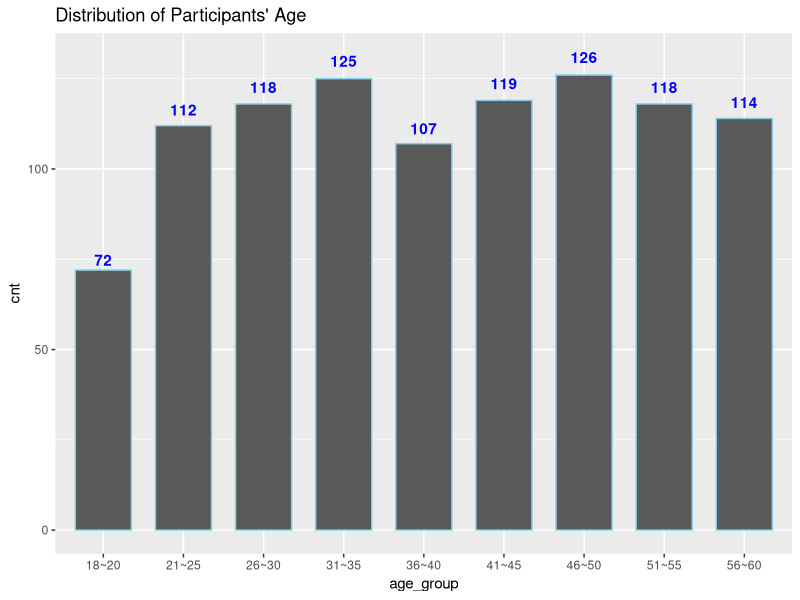
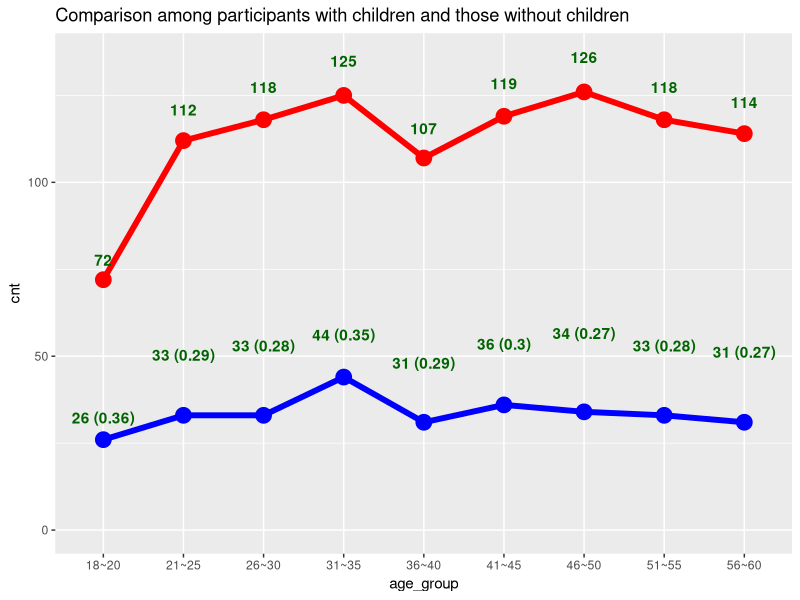
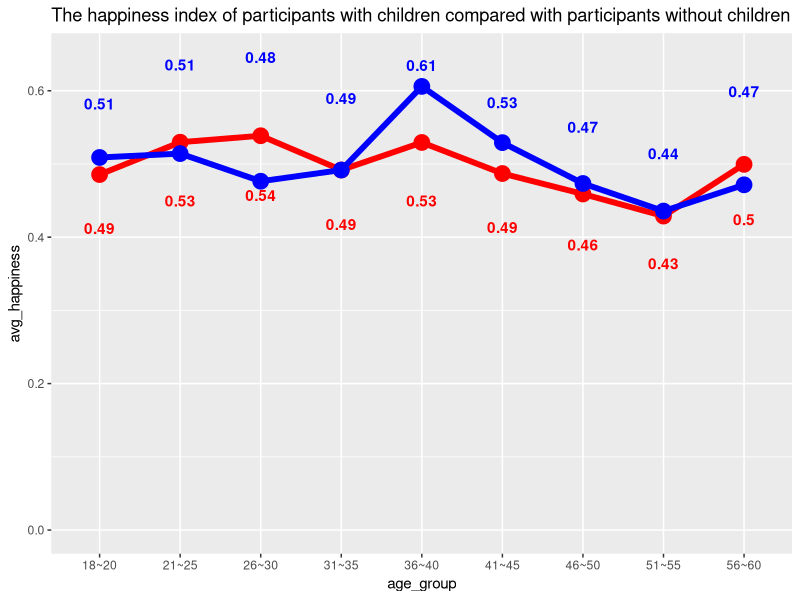
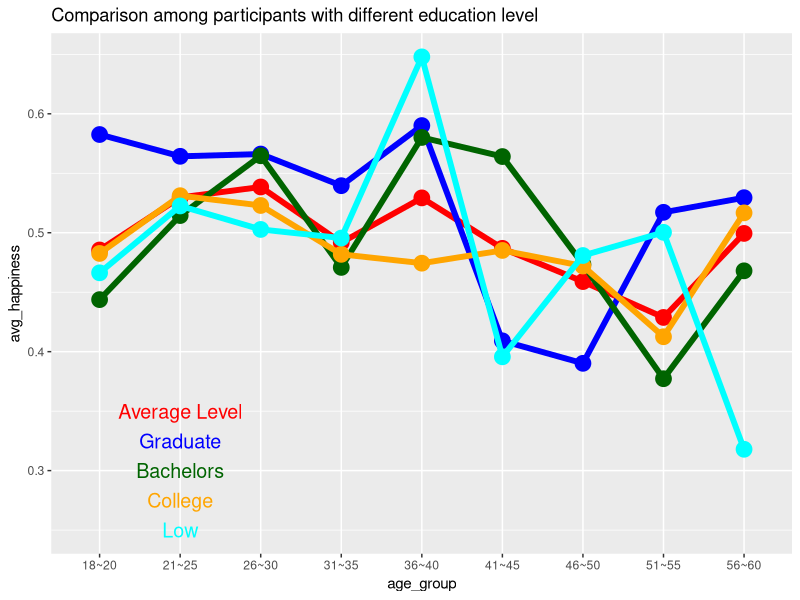
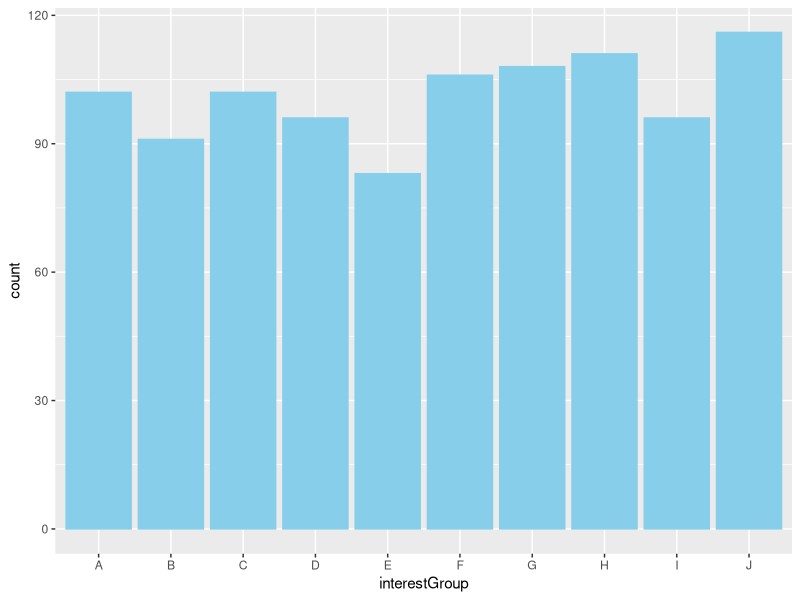
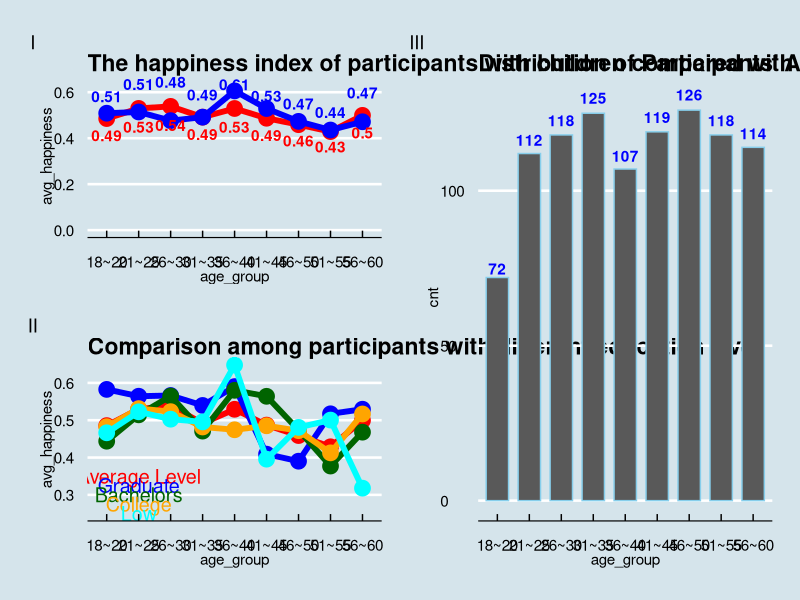

Recreate these plots in R, in order.
## ---- chunk 1
knitr::opts_chunk$set(echo = FALSE)
## ---- chunk 2
packages <- c('tidyverse', 'patchwork', 'ggthemes')

for(p in packages){
  if(!require(p, character.only = T)){
    install.packages(p)
  }
  library(p, character.only = T)
}

## ---- chunk 3
data <- read_csv("data/Participants.csv")
# Showing the structure of the dataset
str(data)
## ---- chunk 4
# Minimum participant's age
youngest <- min(data["age"])
y <- paste0("The youngest participant is ", youngest, " years old.")
y

# Maximum participant's age
oldest <- max(data["age"])
o <- paste0("The oldest participant is ", oldest, " years old.")
o
## ---- chunk 5
# Smallest participant's family size
smallest <- min(data["householdSize"])
s <- paste0("The smallest participant's family size is ", smallest, " .")
s

# Largest participant's family size
largest <- max(data["householdSize"])
l <- paste0("The largest participant's family size is ", largest, " .")
l
## ---- chunk 6
# Participants' education levels
education_levels <- unique(data["educationLevel"])
education_levels
## ---- chunk 7
# Participants' interest groups
interest_groups <- unique(data["interestGroup"])
interest_groups
## ---- chunk 8
## Allocate the age group
# The number of participants whose age is between 18 ~ 20
c18_20 <- sum(data$age >= 18 & data$age <= 20)
# The number of participants whose age is between 21 ~ 25
c21_25 <- sum(data$age >= 21 & data$age <= 25)
# The number of participants whose age is between 26 ~ 30
c26_30 <- sum(data$age >= 26 & data$age <= 30)
# The number of participants whose age is between 31 ~ 35
c31_35 <- sum(data$age >= 31 & data$age <= 35)
# The number of participants whose age is between 36 ~ 40
c36_40 <- sum(data$age >= 36 & data$age <= 40)
# The number of participants whose age is between 41 ~ 45
c41_45 <- sum(data$age >= 41 & data$age <= 45)
# The number of participants whose age is between 46 ~ 50
c46_50 <- sum(data$age >= 46 & data$age <= 50)
# The number of participants whose age is between 51 ~ 55
c51_55 <- sum(data$age >= 51 & data$age <= 55)
# The number of participants whose age is between 56 ~ 60
c56_60 <- sum(data$age >= 56 & data$age <= 60)

## Calculate the average happiness index of each age group
# The average happiness index of participants whose age is between 18 ~ 20
h18_20 <- sum(data[data$age >= 18 & data$age <= 20,]['joviality'])/c18_20
# The average happiness index of participants whose age is between 21 ~ 25
h21_25 <- sum(data[data$age >= 21 & data$age <= 25,]['joviality'])/c21_25
# The average happiness index of participants whose age is between 26 ~ 30
h26_30 <- sum(data[data$age >= 26 & data$age <= 30,]['joviality'])/c26_30
# The average happiness index of participants whose age is between 31 ~ 35
h31_35 <- sum(data[data$age >= 31 & data$age <= 35,]['joviality'])/c31_35
# The average happiness index of participants whose age is between 36 ~ 40
h36_40 <- sum(data[data$age >= 36 & data$age <= 40,]['joviality'])/c36_40
# The average happiness index of participants whose age is between 41 ~ 45
h41_45 <- sum(data[data$age >= 41 & data$age <= 45,]['joviality'])/c41_45
# The average happiness index of participants whose age is between 46 ~ 50
h46_50 <- sum(data[data$age >= 46 & data$age <= 50,]['joviality'])/c46_50
# The average happiness index of participants whose age is between 51 ~ 55
h51_55 <- sum(data[data$age >= 51 & data$age <= 55,]['joviality'])/c51_55
# The average happiness index of participants whose age is between 56 ~ 60
h56_60 <- sum(data[data$age >= 56 & data$age <= 60,]['joviality'])/c56_60

## Calculate the total number of participants who have children
# The number of participants whose age is between 18 ~ 20 and has child
child18_20 <- sum(data$age >= 18 & data$age <= 20 & data$haveKids == 'TRUE')
# The number of participants whose age is between 21 ~ 25 and has child
child21_25 <- sum(data$age >= 21 & data$age <= 25 & data$haveKids == 'TRUE')
# The number of participants whose age is between 26 ~ 30 and has child
child26_30 <- sum(data$age >= 26 & data$age <= 30 & data$haveKids == 'TRUE')
# The number of participants whose age is between 31 ~ 35 and has child
child31_35 <- sum(data$age >= 31 & data$age <= 35 & data$haveKids == 'TRUE')
# The number of participants whose age is between 36 ~ 40 and has child
child36_40 <- sum(data$age >= 36 & data$age <= 40 & data$haveKids == 'TRUE')
# The number of participants whose age is between 41 ~ 45 and has child
child41_45 <- sum(data$age >= 41 & data$age <= 45 & data$haveKids == 'TRUE')
# The number of participants whose age is between 46 ~ 50 and has child
child46_50 <- sum(data$age >= 46 & data$age <= 50 & data$haveKids == 'TRUE')
# The number of participants whose age is between 51 ~ 55 and has child
child51_55 <- sum(data$age >= 51 & data$age <= 55 & data$haveKids == 'TRUE')
# The number of participants whose age is between 56 ~ 60 and has child
child56_60 <- sum(data$age >= 56 & data$age <= 60 & data$haveKids == 'TRUE')

## Calculate the average happiness index with children of each age group 
# The average happiness index of participants who have kids and whose age is between 18 ~ 20
hk18_20 <- sum(data[data$age >= 18 & data$age <= 20 & data$haveKids == 'TRUE',]['joviality'])/child18_20
# The average happiness index of participants who have kids whose age is between 21 ~ 25
hk21_25 <- sum(data[data$age >= 21 & data$age <= 25 & data$haveKids == 'TRUE',]['joviality'])/child21_25
# The average happiness index of participants who have kids and whose age is between 26 ~ 30
hk26_30 <- sum(data[data$age >= 26 & data$age <= 30 & data$haveKids == 'TRUE',]['joviality'])/child26_30
# The average happiness index of participants who have kids and whose age is between 31 ~ 35
hk31_35 <- sum(data[data$age >= 31 & data$age <= 35 & data$haveKids == 'TRUE',]['joviality'])/child31_35
# The average happiness index of participants who have kids and whose age is between 36 ~ 40
hk36_40 <- sum(data[data$age >= 36 & data$age <= 40 & data$haveKids == 'TRUE',]['joviality'])/child36_40
# The average happiness index of participants who have kids and whose age is between 41 ~ 45
hk41_45 <- sum(data[data$age >= 41 & data$age <= 45 & data$haveKids == 'TRUE',]['joviality'])/child41_45
# The average happiness index of participants who have kids and whose age is between 46 ~ 50
hk46_50 <- sum(data[data$age >= 46 & data$age <= 50 & data$haveKids == 'TRUE',]['joviality'])/child46_50
# The average happiness index of participants who have kids and whose age is between 51 ~ 55
hk51_55 <- sum(data[data$age >= 51 & data$age <= 55 & data$haveKids == 'TRUE',]['joviality'])/child51_55
# The average happiness index of participants who have kids and whose age is between 56 ~ 60
hk56_60 <- sum(data[data$age >= 56 & data$age <= 60 & data$haveKids == 'TRUE',]['joviality'])/child56_60

## Calculate the average happiness index with "HighSchoolOrCollege" education level of each age group 
# The average happiness index of participants who have high school or college education level and whose age is between 18 ~ 20
e1_18_20 <- sum(data[data$age >= 18 & data$age <= 20 & data$educationLevel == 'HighSchoolOrCollege',]['joviality'])/count(data[data$age >= 18 & data$age <= 20 & data$educationLevel == 'HighSchoolOrCollege',])
# The average happiness index of participants who have high school or college education level and whose age is between 21 ~ 25
e1_21_25 <- sum(data[data$age >= 21 & data$age <= 25 & data$educationLevel == 'HighSchoolOrCollege',]['joviality'])/count(data[data$age >= 21 & data$age <= 25 & data$educationLevel == 'HighSchoolOrCollege',])
# The average happiness index of participants who have high school or college education level and and whose age is between 26 ~ 30
e1_26_30 <- sum(data[data$age >= 26 & data$age <= 30 & data$educationLevel == 'HighSchoolOrCollege',]['joviality'])/count(data[data$age >= 26 & data$age <= 30 & data$educationLevel == 'HighSchoolOrCollege',])
# The average happiness index of participants who have high school or college education level and and whose age is between 31 ~ 35
e1_31_35 <- sum(data[data$age >= 31 & data$age <= 35 & data$educationLevel == 'HighSchoolOrCollege',]['joviality'])/count(data[data$age >= 31 & data$age <= 35 & data$educationLevel == 'HighSchoolOrCollege',])
# The average happiness index of participants who have high school or college education level and and whose age is between 36 ~ 40
e1_36_40 <- sum(data[data$age >= 36 & data$age <= 40 & data$educationLevel == 'HighSchoolOrCollege',]['joviality'])/count(data[data$age >= 36 & data$age <= 40 & data$educationLevel == 'HighSchoolOrCollege',])
# The average happiness index of participants who have high school or college education level and and whose age is between 41 ~ 45
e1_41_45 <- sum(data[data$age >= 41 & data$age <= 45 & data$educationLevel == 'HighSchoolOrCollege',]['joviality'])/count(data[data$age >= 41 & data$age <= 45 & data$educationLevel == 'HighSchoolOrCollege',])
# The average happiness index of participants who have high school or college education level and and whose age is between 46 ~ 50
e1_46_50 <- sum(data[data$age >= 46 & data$age <= 50 & data$educationLevel == 'HighSchoolOrCollege',]['joviality'])/count(data[data$age >= 46 & data$age <= 50 & data$educationLevel == 'HighSchoolOrCollege',])
# The average happiness index of participants who have high school or college education level and and whose age is between 51 ~ 55
e1_51_55 <- sum(data[data$age >= 51 & data$age <= 55 & data$educationLevel == 'HighSchoolOrCollege',]['joviality'])/count(data[data$age >= 51 & data$age <= 55 & data$educationLevel == 'HighSchoolOrCollege',])
# The average happiness index of participants who have high school or college education level and and whose age is between 56 ~ 60
e1_56_60 <- sum(data[data$age >= 56 & data$age <= 60 & data$educationLevel == 'HighSchoolOrCollege',]['joviality'])/count(data[data$age >= 56 & data$age <= 60 & data$educationLevel == 'HighSchoolOrCollege',])

## Calculate the average happiness index with "Bachelors" education level of each age group 
# The average happiness index of participants who have bachelors degree and whose age is between 18 ~ 20
e2_18_20 <- sum(data[data$age >= 18 & data$age <= 20 & data$educationLevel == 'Bachelors',]['joviality'])/count(data[data$age >= 18 & data$age <= 20 & data$educationLevel == 'Bachelors',])
# The average happiness index of participants who have bachelors degree and whose age is between 21 ~ 25
e2_21_25 <- sum(data[data$age >= 21 & data$age <= 25 & data$educationLevel == 'Bachelors',]['joviality'])/count(data[data$age >= 21 & data$age <= 25 & data$educationLevel == 'Bachelors',])
# The average happiness index of participants who have bachelors degree and and whose age is between 26 ~ 30
e2_26_30 <- sum(data[data$age >= 26 & data$age <= 30 & data$educationLevel == 'Bachelors',]['joviality'])/count(data[data$age >= 26 & data$age <= 30 & data$educationLevel == 'Bachelors',])
# The average happiness index of participants who have bachelors degree and and whose age is between 31 ~ 35
e2_31_35 <- sum(data[data$age >= 31 & data$age <= 35 & data$educationLevel == 'Bachelors',]['joviality'])/count(data[data$age >= 31 & data$age <= 35 & data$educationLevel == 'Bachelors',])
# The average happiness index of participants who have bachelors degree and and whose age is between 36 ~ 40
e2_36_40 <- sum(data[data$age >= 36 & data$age <= 40 & data$educationLevel == 'Bachelors',]['joviality'])/count(data[data$age >= 36 & data$age <= 40 & data$educationLevel == 'Bachelors',])
# The average happiness index of participants who have bachelors degree and and whose age is between 41 ~ 45
e2_41_45 <- sum(data[data$age >= 41 & data$age <= 45 & data$educationLevel == 'Bachelors',]['joviality'])/count(data[data$age >= 41 & data$age <= 45 & data$educationLevel == 'Bachelors',])
# The average happiness index of participants who have bachelors degree and and whose age is between 46 ~ 50
e2_46_50 <- sum(data[data$age >= 46 & data$age <= 50 & data$educationLevel == 'Bachelors',]['joviality'])/count(data[data$age >= 46 & data$age <= 50 & data$educationLevel == 'Bachelors',])
# The average happiness index of participants who have bachelors degree and and whose age is between 51 ~ 55
e2_51_55 <- sum(data[data$age >= 51 & data$age <= 55 & data$educationLevel == 'Bachelors',]['joviality'])/count(data[data$age >= 51 & data$age <= 55 & data$educationLevel == 'Bachelors',])
# The average happiness index of participants who have bachelors degree and and whose age is between 56 ~ 60
e2_56_60 <- sum(data[data$age >= 56 & data$age <= 60 & data$educationLevel == 'Bachelors',]['joviality'])/count(data[data$age >= 56 & data$age <= 60 & data$educationLevel == 'Bachelors',])

## Calculate the average happiness index with "Graduate" education level of each age group 
# The average happiness index of participants who have graduate degree and whose age is between 18 ~ 20
e3_18_20 <- sum(data[data$age >= 18 & data$age <= 20 & data$educationLevel == 'Graduate',]['joviality'])/count(data[data$age >= 18 & data$age <= 20 & data$educationLevel == 'Graduate',])
# The average happiness index of participants who have graduate degree and whose age is between 21 ~ 25
e3_21_25 <- sum(data[data$age >= 21 & data$age <= 25 & data$educationLevel == 'Graduate',]['joviality'])/count(data[data$age >= 21 & data$age <= 25 & data$educationLevel == 'Graduate',])
# The average happiness index of participants who have graduate degree and and whose age is between 26 ~ 30
e3_26_30 <- sum(data[data$age >= 26 & data$age <= 30 & data$educationLevel == 'Graduate',]['joviality'])/count(data[data$age >= 26 & data$age <= 30 & data$educationLevel == 'Graduate',])
# The average happiness index of participants who have graduate degree and and whose age is between 31 ~ 35
e3_31_35 <- sum(data[data$age >= 31 & data$age <= 35 & data$educationLevel == 'Graduate',]['joviality'])/count(data[data$age >= 31 & data$age <= 35 & data$educationLevel == 'Graduate',])
# The average happiness index of participants who have graduate degree and and whose age is between 36 ~ 40
e3_36_40 <- sum(data[data$age >= 36 & data$age <= 40 & data$educationLevel == 'Graduate',]['joviality'])/count(data[data$age >= 36 & data$age <= 40 & data$educationLevel == 'Graduate',])
# The average happiness index of participants who have graduate degree and and whose age is between 41 ~ 45
e3_41_45 <- sum(data[data$age >= 41 & data$age <= 45 & data$educationLevel == 'Graduate',]['joviality'])/count(data[data$age >= 41 & data$age <= 45 & data$educationLevel == 'Graduate',])
# The average happiness index of participants who have graduate degree and and whose age is between 46 ~ 50
e3_46_50 <- sum(data[data$age >= 46 & data$age <= 50 & data$educationLevel == 'Graduate',]['joviality'])/count(data[data$age >= 46 & data$age <= 50 & data$educationLevel == 'Graduate',])
# The average happiness index of participants who have graduate degree and and whose age is between 51 ~ 55
e3_51_55 <- sum(data[data$age >= 51 & data$age <= 55 & data$educationLevel == 'Graduate',]['joviality'])/count(data[data$age >= 51 & data$age <= 55 & data$educationLevel == 'Graduate',])
# The average happiness index of participants who have graduate degree and and whose age is between 56 ~ 60
e3_56_60 <- sum(data[data$age >= 56 & data$age <= 60 & data$educationLevel == 'Graduate',]['joviality'])/count(data[data$age >= 56 & data$age <= 60 & data$educationLevel == 'Graduate',])

## Calculate the average happiness index with "Low" education level of each age group 
# The average happiness index of participants who have low education level and whose age is between 18 ~ 20
e4_18_20 <- sum(data[data$age >= 18 & data$age <= 20 & data$educationLevel == 'Low',]['joviality'])/count(data[data$age >= 18 & data$age <= 20 & data$educationLevel == 'Low',])
# The average happiness index of participants who have low education level and whose age is between 21 ~ 25
e4_21_25 <- sum(data[data$age >= 21 & data$age <= 25 & data$educationLevel == 'Low',]['joviality'])/count(data[data$age >= 21 & data$age <= 25 & data$educationLevel == 'Low',])
# The average happiness index of participants who have low education level and and whose age is between 26 ~ 30
e4_26_30 <- sum(data[data$age >= 26 & data$age <= 30 & data$educationLevel == 'Low',]['joviality'])/count(data[data$age >= 26 & data$age <= 30 & data$educationLevel == 'Low',])
# The average happiness index of participants who have low education level and and whose age is between 31 ~ 35
e4_31_35 <- sum(data[data$age >= 31 & data$age <= 35 & data$educationLevel == 'Low',]['joviality'])/count(data[data$age >= 31 & data$age <= 35 & data$educationLevel == 'Low',])
# The average happiness index of participants who have low education level and and whose age is between 36 ~ 40
e4_36_40 <- sum(data[data$age >= 36 & data$age <= 40 & data$educationLevel == 'Low',]['joviality'])/count(data[data$age >= 36 & data$age <= 40 & data$educationLevel == 'Low',])
# The average happiness index of participants who have low education level and and whose age is between 41 ~ 45
e4_41_45 <- sum(data[data$age >= 41 & data$age <= 45 & data$educationLevel == 'Low',]['joviality'])/count(data[data$age >= 41 & data$age <= 45 & data$educationLevel == 'Low',])
# The average happiness index of participants who have low education level and and whose age is between 46 ~ 50
e4_46_50 <- sum(data[data$age >= 46 & data$age <= 50 & data$educationLevel == 'Low',]['joviality'])/count(data[data$age >= 46 & data$age <= 50 & data$educationLevel == 'Low',])
# The average happiness index of participants who have low education level and and whose age is between 51 ~ 55
e4_51_55 <- sum(data[data$age >= 51 & data$age <= 55 & data$educationLevel == 'Low',]['joviality'])/count(data[data$age >= 51 & data$age <= 55 & data$educationLevel == 'Low',])
# The average happiness index of participants who have low education level and and whose age is between 56 ~ 60
e4_56_60 <- sum(data[data$age >= 56 & data$age <= 60 & data$educationLevel == 'Low',]['joviality'])/count(data[data$age >= 56 & data$age <= 60 & data$educationLevel == 'Low',])
## ---- chunk 9
dt_frame <- data.frame(age_group=c('18~20', '21~25', '26~30', '31~35', '36~40', '41~45', '46~50', '51~55', '56~60'),
                       cnt=c(c18_20, c21_25, c26_30, c31_35, c36_40, c41_45, c46_50, c51_55, c56_60),
                       avg_happiness=c(h18_20, h21_25, h26_30, h31_35, h36_40, h41_45, h46_50, h51_55, h56_60),
                       cnt_have_kids=c(child18_20, child21_25, child26_30, child31_35, child36_40, child41_45, child46_50, child51_55, child56_60),
                       avg_happiness_kids=c(hk18_20, hk21_25, hk26_30, hk31_35, hk36_40, hk41_45, hk46_50, hk51_55, hk56_60),
                       avg_happiness_college=c(e1_18_20$n, e1_21_25$n, e1_26_30$n, e1_31_35$n, e1_36_40$n, e1_41_45$n, e1_46_50$n, e1_51_55$n, e1_56_60$n),
                       avg_happiness_bachelors=c(e2_18_20$n, e2_21_25$n, e2_26_30$n, e2_31_35$n, e2_36_40$n, e2_41_45$n, e2_46_50$n, e2_51_55$n, e2_56_60$n),
                       avg_happiness_graduate=c(e3_18_20$n, e3_21_25$n, e3_26_30$n, e3_31_35$n, e3_36_40$n, e3_41_45$n, e3_46_50$n, e3_51_55$n, e3_56_60$n),
                       avg_happiness_low=c(e4_18_20$n, e4_21_25$n, e4_26_30$n, e4_31_35$n, e4_36_40$n, e4_41_45$n, e4_46_50$n, e4_51_55$n, e4_56_60$n))

str(dt_frame)
## ---- chunk 10
agePlot <- ggplot(data=dt_frame, aes(x=age_group, y=cnt)) + 
  geom_col(aes(x=dt_frame$age_group, y=dt_frame$cnt), width=0.7, color="skyblue") + 
  geom_text(aes(label=dt_frame$cnt), check_overlap=TRUE, colour="blue", fontface="bold", position=position_stack(vjust = 1.04)) + 
  ggtitle("Distribution of Participants' Age")

agePlot
## ---- chunk 11
kids_plot<- ggplot(data=dt_frame, aes(x=age_group, y=cnt)) +
           geom_point(aes(x=dt_frame$age_group, y=dt_frame$cnt), colour=alpha('red', 1), size=5) + 
           geom_line(aes(x=dt_frame$age_group, y=dt_frame$cnt, group=1), colour=alpha('red', 1), size=2) + 
           geom_point(aes(x=dt_frame$age_group, y=dt_frame$cnt_have_kids), colour=alpha('blue', 1), size=5) +
           geom_line(aes(x=dt_frame$age_group, y=dt_frame$cnt_have_kids, group=1), colour=alpha('blue', 1), size=2) + 
           geom_text(aes(label=dt_frame$cnt),  check_overlap=TRUE, colour="darkgreen", fontface="bold", position=position_stack(vjust = 1.08)) + 
           geom_text(aes(label=paste0(dt_frame$cnt_have_kids, " (", round(dt_frame$cnt_have_kids/dt_frame$cnt, digits=2), ")")),  check_overlap=FALSE, colour="darkgreen", fontface="bold", position=position_stack(vjust = 0.45)) + 
           ggtitle("Comparison among participants with children and those without children")
kids_plot
## ---- chunk 12
happiness_plot<- ggplot(data=dt_frame, aes(x=age_group, y=avg_happiness)) +
                 geom_point(aes(x=dt_frame$age_group, y=dt_frame$avg_happiness), colour=alpha('red', 1), size=5) + 
                 geom_line(aes(x=dt_frame$age_group, y=dt_frame$avg_happiness, group=1), colour=alpha('red', 1), size=2) + 
                 geom_point(aes(x=dt_frame$age_group, y=dt_frame$avg_happiness_kids), colour=alpha('blue', 1), size=5) +
                 geom_line(aes(x=dt_frame$age_group, y=dt_frame$avg_happiness_kids, group=1), colour=alpha('blue', 1), size=2) + 
                 geom_text(aes(label=round(dt_frame$avg_happiness, 2)),  check_overlap=TRUE, colour="red", fontface="bold", position=position_stack(vjust = 0.85)) + 
                 geom_text(aes(label=round(dt_frame$avg_happiness_kids, 2)),  check_overlap=FALSE, colour="blue", fontface="bold", position=position_stack(vjust = 1.2)) + 
                 ggtitle("The happiness index of participants with children compared with participants without children")
happiness_plot
## ---- chunk 13
edu_plot<- ggplot(data=dt_frame, aes(x=age_group, y=avg_happiness))+
           
           geom_point(aes(x=dt_frame$age_group, y=dt_frame$avg_happiness), colour=alpha('red', 1), size=5) + 
           geom_line(aes(x=dt_frame$age_group, y=dt_frame$avg_happiness, group=1), colour=alpha('red', 1), size=2) + 
           annotate("text", label = "Average Level", x = 2, y = 0.350, size = 5, colour = "red") +

           geom_point(aes(x=dt_frame$age_group, y=dt_frame$avg_happiness_graduate), colour=alpha('blue', 1), size=5) +
           geom_line(aes(x=dt_frame$age_group, y=dt_frame$avg_happiness_graduate, group=1), colour=alpha('blue', 1), size=2) + 
           annotate("text", label = "Graduate", x = 2, y = 0.325, size = 5, colour = "blue") + 
  
           geom_point(aes(x=dt_frame$age_group, y=dt_frame$avg_happiness_bachelors), colour=alpha('darkgreen', 1), size=5) +
           geom_line(aes(x=dt_frame$age_group, y=dt_frame$avg_happiness_bachelors, group=1), colour=alpha('darkgreen', 1), size=2) + 
           annotate("text", label = "Bachelors", x = 2, y = 0.300, size = 5, colour = "darkgreen") + 
           
           geom_point(aes(x=dt_frame$age_group, y=dt_frame$avg_happiness_college), colour=alpha('orange', 1), size=5) +
           geom_line(aes(x=dt_frame$age_group, y=dt_frame$avg_happiness_college, group=1), colour=alpha('orange', 1), size=2) +
           annotate("text", label = "College", x = 2, y = 0.275, size = 5, colour = "orange") + 

           geom_point(aes(x=dt_frame$age_group, y=dt_frame$avg_happiness_low), colour=alpha('cyan', 1), size=5) +
           geom_line(aes(x=dt_frame$age_group, y=dt_frame$avg_happiness_low, group=1), colour=alpha('cyan', 1), size=2) +
           annotate("text", label = "Low", x = 2, y = 0.250, size = 5, colour = "cyan") + 

           ggtitle("Comparison among participants with different education level")

edu_plot
## ---- chunk 14
interest_plot<- ggplot(data=data, aes(x=interestGroup, colour=interestGroup)) + 
            geom_histogram(stat="count", bins=10, fill="skyblue", color="skyblue")

interest_plot
## ---- chunk 15
summary_plot <- ((happiness_plot / edu_plot) | agePlot) + 
                plot_annotation(tag_levels = 'I')
summary_plot <- summary_plot & theme_economist()

summary_plot
